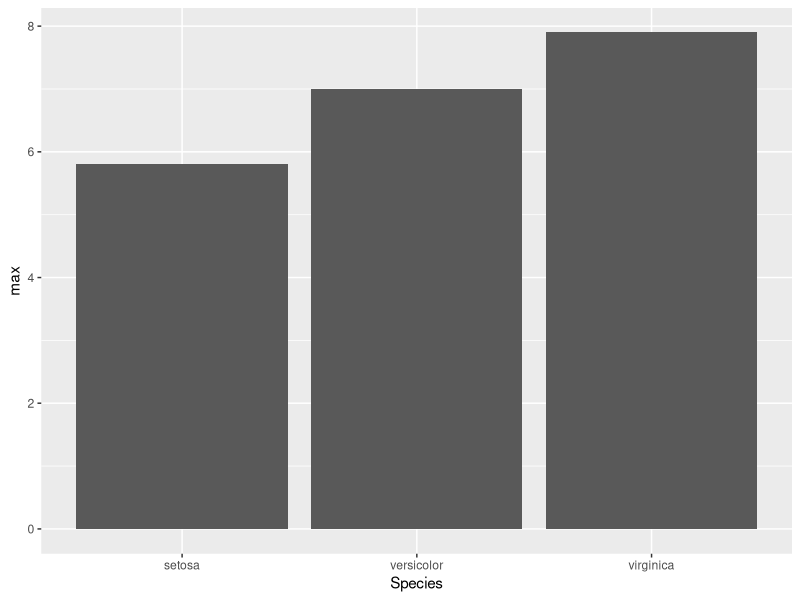

R code for this plot:
## ---- chunk 1

library(flextable)
library(purrr)
library(dplyr)


FitFlextableToPage <- function(ft, pgwidth = 6){
  ft_out <- ft %>% autofit()
  ft_out <- width(ft_out, width = dim(ft_out)$widths*pgwidth /(flextable_dim(ft_out)$widths))
  return(ft_out)
}

t1 =  head(iris,20)


## ---- chunk 2

#### Pegamos tabla 1
 
t1f = flextable(t1)  
#colformat_num(big.mark=".", digits = 0 ,names(t1)[2:4]) #%>% align(j = c(2:3), align = "center", part = "all")  %>% fontsize( size = 7, part = "all")

FitFlextableToPage(t1f)


## ---- chunk 3

#### Pegamos plot 1

library(ggplot2)

iris %>%
  group_by(Species) %>%
  summarise(max = max(Sepal.Length)) %>%
  ggplot() +
  geom_col(aes(Species,max))
